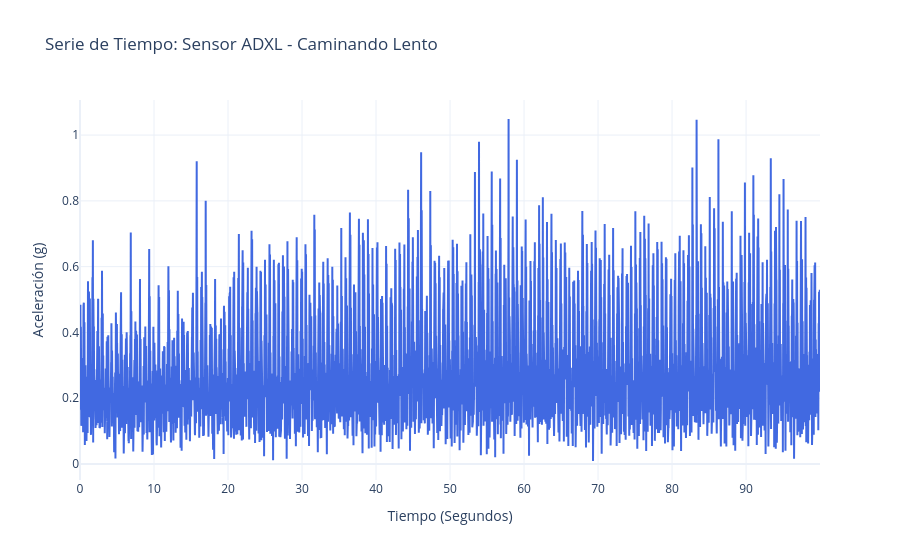

The notebook cell saved with this chart:
### Markdown cell above
##### Caída al Caminar Lento en el Tiempo

### Code cell
df_D01_SA01_R01_mag =importar_y_limpiar("D01_SA01_R01", magnitud=True)  # Cambiar a False si no se desea la magnitud
graficar_serie_tiempo(df_D01_SA01_R01_mag, 'ADXL', actividad="Caminando Lento")

### Figure 1 — Plotly figure (JSON) as saved in the notebook; plotly's stock layout.template omitted (floating-point values rounded to 4 significant figures; data arrays with more than 128 entries replaced by an {"elided": "..."} marker saying what was removed)
{"data": [{"line": {"color": "royalblue", "width": 2}, "mode": "lines", "name": "ADXL", "type": "scatter", "x": {"elided": "19999 float values"}, "y": {"elided": "19999 float values"}}], "layout": {"hovermode": "x unified", "title": {"text": "Serie de Tiempo: Sensor ADXL - Caminando Lento"}, "xaxis": {"title": {"text": "Tiempo (Segundos)"}}, "yaxis": {"title": {"text": "Aceleración (g)"}}}}
